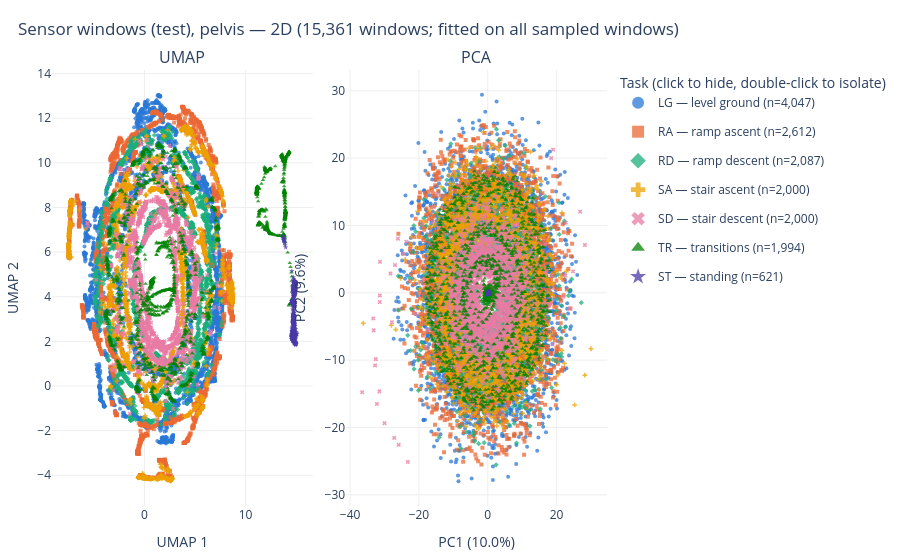
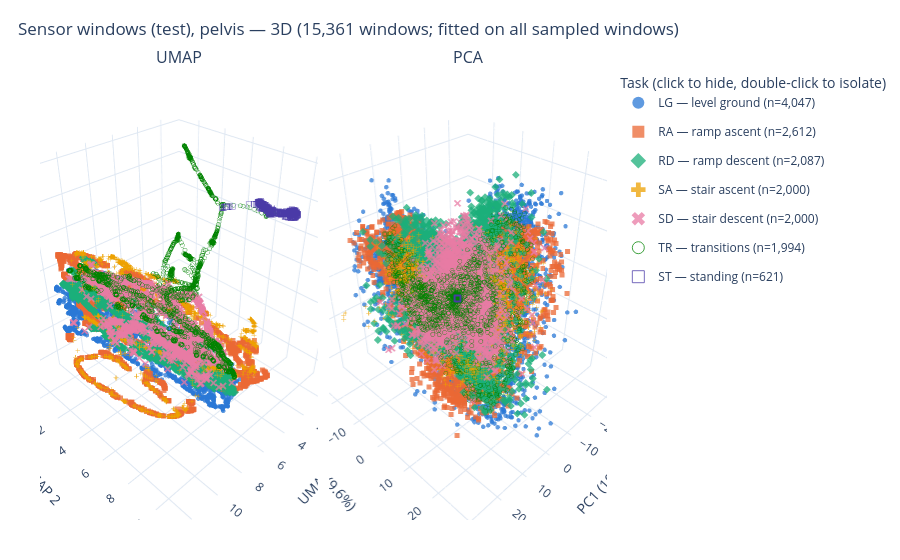
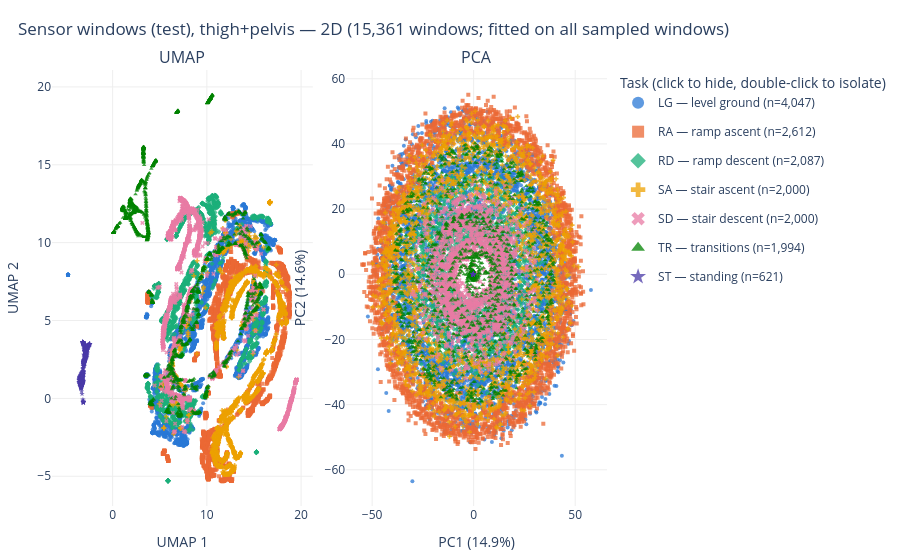
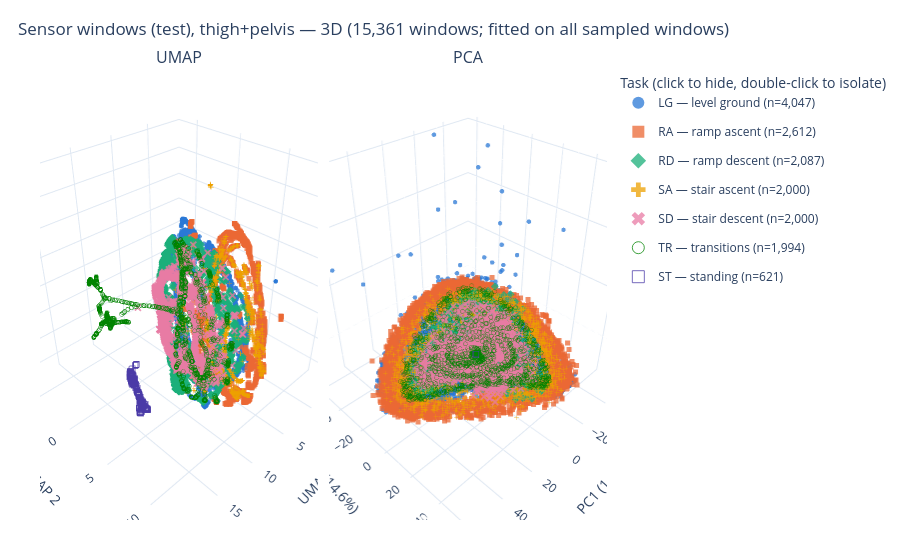

Notebook cell for these charts, in order:
### Markdown cell above
## Variant: does the pelvis IMU add task structure?

The raw trials carry a seventh sensor the processed set leaves out: a pelvis-mounted IMU
(`pelvis_accel_xyz`, `pelvis_gyro_xyz`, six channels in `exo.csv`). Adding it to the model input
is not free: few public gait datasets carry a pelvis IMU at the same placement, so every channel
added here narrows the datasets a trained model can later be checked against. Before paying that,
look at the raw data alone: does the pelvis IMU change how the seven tasks sit relative to one another?

Three channel sets are built from **the same sampled windows** (same rows, same order):

| set | channels | standardization |
|---|---|---|
| `thigh` | the processed 16: hip encoder angle + velocity and thigh IMU, both legs | the set's scaler (LG/RA/RD training windows) |
| `pelvis` | the 6 pelvis IMU channels, sliced from the raw trials at the same `end_idx` | mean/std over the same LG/RA/RD training trials |
| `thigh+pelvis` | all 22 | both |

Each set is flattened, reduced to 50 principal components and embedded exactly as above. The
`thigh` views are the figures higher up; the two new sets get their own maps below.

Looking is not enough to say "worth adding", so one number accompanies the maps: **k-NN task accuracy**
(k = 15) in the 50-PC space, and in the UMAP embeddings for reference. Windows from one trial overlap by
95 % and would label their own neighbours under a random split, so whole recordings are held out, in two ways:

- *participant held out*: one fold per test participant, the stricter question (does the structure carry
  across people?). Standing and transitions were recorded by one test participant only, so they cannot be
  scored this way (recall NaN) and they pull the plain accuracy down for every set alike.
- *trial held out*: five folds of whole trials. Transitions (five trials) are scored here; standing is a
  single trial in the test split, so it stays unscored under both schemes and its 621 windows count only
  as a distractor the other tasks must not be confused with.

The PCA-space columns are the ones to read; UMAP is stochastic and its silhouettes reward the tight strands
it draws. A set whose accuracy and per-task recall do not move has added channels without adding task
structure in the raw space; that does not rule out a learned model finding something, but it is the cheap check.

### Code cell
from _umap_exploration import sensor_window_sets, separability, FEATURE_SETS
sets = sensor_window_sets(SPLIT, tuple(FEATURE_SETS), max_points=MAX_POINTS, seed=VIEW_SEED)
assert np.array_equal(sets['thigh']['source_index'], windows['source_index']), 'the variant must reuse the rows plotted above'
for name, s in sets.items():
    print(f"{name:13s} {len(s['channels']):2d} channels; 50 PCs keep {s['explained']:.1%} of the flattened-window variance")
if sets['thigh']['dropped']:
    print(f"{sets['thigh']['dropped']} windows dropped from every set: NaN in their pelvis channels")
variant_views = {}
for name in ('pelvis', 'thigh+pelvis'):
    s = sets[name]
    variant_views[name] = feature_views(s['features'], s['meta'], np.arange(len(s['meta'])),
                                        dims=VIEW_DIMS, projections=PROJECTIONS,
                                        title=f'Sensor windows ({SPLIT}), {name}',
                                        cache_key=f"sensor_{SPLIT}_{name.replace('+', '_')}", seed=VIEW_SEED,
                                        max_points=None, save_html=SAVE_HTML, fitted_on='all sampled windows',
                                        pca_variance_scale=s['explained'])

### Figure 1 — Plotly figure (JSON) as saved in the notebook; plotly's stock layout.template omitted (floating-point values rounded to 4 significant figures; data arrays with more than 128 entries replaced by an {"elided": "..."} marker saying what was removed)
{"data": [{"hovertemplate": "%{text}<extra>LG — level ground (n=4,047)</extra>", "legendgroup": "LG", "marker": {"color": "#2a78d6", "line": {"width": 0}, "opacity": 0.75, "size": 4, "symbol": "circle"}, "mode": "markers", "name": "LG — level ground (n=4,047)", "showlegend": true, "text": {"elided": "4047 str values"}, "type": "scatter", "visible": true, "x": {"elided": "4047 float values"}, "xaxis": "x", "y": {"elided": "4047 float values"}, "yaxis": "y"}, {"hovertemplate": "%{text}<extra>RA — ramp ascent (n=2,612)</extra>", "legendgroup": "RA", "marker": {"color": "#eb6834", "line": {"width": 0}, "opacity": 0.75, "size": 4, "symbol": "square"}, "mode": "markers", "name": "RA — ramp ascent (n=2,612)", "showlegend": true, "text": {"elided": "2612 str values"}, "type": "scatter", "visible": true, "x": {"elided": "2612 float values"}, "xaxis": "x", "y": {"elided": "2612 float values"}, "yaxis": "y"}, {"hovertemplate": "%{text}<extra>RD — ramp descent (n=2,087)</extra>", "legendgroup": "RD", "marker": {"color": "#1baf7a", "line": {"width": 0}, "opacity": 0.75, "size": 4, "symbol": "diamond"}, "mode": "markers", "name": "RD — ramp descent (n=2,087)", "showlegend": true, "text": {"elided": "2087 str values"}, "type": "scatter", "visible": true, "x": {"elided": "2087 float values"}, "xaxis": "x", "y": {"elided": "2087 float values"}, "yaxis": "y"}, {"hovertemplate": "%{text}<extra>SA — stair ascent (n=2,000)</extra>", "legendgroup": "SA", "marker": {"color": "#eda100", "line": {"width": 0}, "opacity": 0.75, "size": 4, "symbol": "cross"}, "mode": "markers", "name": "SA — stair ascent (n=2,000)", "showlegend": true, "text": {"elided": "2000 str values"}, "type": "scatter", "visible": true, "x": {"elided": "2000 float values"}, "xaxis": "x", "y": {"elided": "2000 float values"}, "yaxis": "y"}, {"hovertemplate": "%{text}<extra>SD — stair descent (n=2,000)</extra>", "legendgroup": "SD", "marker": {"color": "#e87ba4", "line": {"width": 0}, "opacity": 0.75, "size": 4, "symbol": "x"}, "mode": "markers", "name": "SD — stair descent (n=2,000)", "showlegend": true, "text": {"elided": "2000 str values"}, "type": "scatter", "visible": true, "x": {"elided": "2000 float values"}, "xaxis": "x", "y": {"elided": "2000 float values"}, "yaxis": "y"}, {"hovertemplate": "%{text}<extra>TR — transitions (n=1,994)</extra>", "legendgroup": "TR", "marker": {"color": "#008300", "line": {"width": 0}, "opacity": 0.75, "size": 4, "symbol": "triangle-up"}, "mode": "markers", "name": "TR — transitions (n=1,994)", "showlegend": true, "text": {"elided": "1994 str values"}, "type": "scatter", "visible": true, "x": {"elided": "1994 float values"}, "xaxis": "x", "y": {"elided": "1994 float values"}, "yaxis": "y"}, {"hovertemplate": "%{text}<extra>ST — standing (n=621)</extra>", "legendgroup": "ST", "marker": {"color": "#4a3aa7", "line": {"width": 0}, "opacity": 0.75, "size": 4, "symbol": "star"}, "mode": "markers", "name": "ST — standing (n=621)", "showlegend": true, "text": {"elided": "621 str values"}, "type": "scatter", "visible": true, "x": {"elided": "621 float values"}, "xaxis": "x", "y": {"elided": "621 float values"}, "yaxis": "y"}, {"hovertemplate": "%{text}<extra>LG — level ground (n=4,047)</extra>", "legendgroup": "LG", "marker": {"color": "#2a78d6", "line": {"width": 0}, "opacity": 0.75, "size": 4, "symbol": "circle"}, "mode": "markers", "name": "LG — level ground (n=4,047)", "showlegend": false, "text": {"elided": "4047 str values"}, "type": "scatter", "visible": true, "x": {"elided": "4047 float values"}, "xaxis": "x2", "y": {"elided": "4047 float values"}, "yaxis": "y2"}, {"hovertemplate": "%{text}<extra>RA — ramp ascent (n=2,612)</extra>", "legendgroup": "RA", "marker": {"color": "#eb6834", "line": {"width": 0}, "opacity": 0.75, "size": 4, "symbol": "square"}, "mode": "markers", "name": "RA — ramp ascent (n=2,612)", "showlegend": false, "text": {"elided": "2612 str values"}, "type": "scatter", "visible": true, "x": {"elided": "2612 float values"}, "xaxis": "x2", "y": {"elided": "2612 float values"}, "yaxis": "y2"}, {"hovertemplate": "%{text}<extra>RD — ramp descent (n=2,087)</extra>", "legendgroup": "RD", "marker": {"color": "#1baf7a", "line": {"width": 0}, "opacity": 0.75, "size": 4, "symbol": "diamond"}, "mode": "markers", "name": "RD — ramp descent (n=2,087)", "showlegend": false, "text": {"elided": "2087 str values"}, "type": "scatter", "visible": true, "x": {"elided": "2087 float values"}, "xaxis": "x2", "y": {"elided": "2087 float values"}, "yaxis": "y2"}, {"hovertemplate": "%{text}<extra>SA — stair ascent (n=2,000)</extra>", "legendgroup": "SA", "marker": {"color": "#eda100", "line": {"width": 0}, "opacity": 0.75, "size": 4, "symbol": "cross"}, "mode": "markers", "name": "SA — stair ascent (n=2,000)", "showlegend": false, "text": {"elided": "2000 str values"}, "type": "scatter", "visible": true, "x": {"elided": "2000 float values"}, "xaxis": "x2", "y": {"elided": "2000 float values"}, "yaxis": "y2"}, {"hovertemplate": "%{text}<extra>SD — stair descent (n=2,000)</extra>", "legendgroup": "SD", "marker": {"color": "#e87ba4", "line": {"width": 0}, "opacity": 0.75, "size": 4, "symbol": "x"}, "mode": "markers", "name": "SD — stair descent (n=2,000)", "showlegend": false, "text": {"elided": "2000 str values"}, "type": "scatter", "visible": true, "x": {"elided": "2000 float values"}, "xaxis": "x2", "y": {"elided": "2000 float values"}, "yaxis": "y2"}, {"hovertemplate": "%{text}<extra>TR — transitions (n=1,994)</extra>", "legendgroup": "TR", "marker": {"color": "#008300", "line": {"width": 0}, "opacity": 0.75, "size": 4, "symbol": "triangle-up"}, "mode": "markers", "name": "TR — transitions (n=1,994)", "showlegend": false, "text": {"elided": "1994 str values"}, "type": "scatter", "visible": true, "x": {"elided": "1994 float values"}, "xaxis": "x2", "y": {"elided": "1994 float values"}, "yaxis": "y2"}, {"hovertemplate": "%{text}<extra>ST — standing (n=621)</extra>", "legendgroup": "ST", "marker": {"color": "#4a3aa7", "line": {"width": 0}, "opacity": 0.75, "size": 4, "symbol": "star"}, "mode": "markers", "name": "ST — standing (n=621)", "showlegend": false, "text": {"elided": "621 str values"}, "type": "scatter", "visible": true, "x": {"elided": "621 float values"}, "xaxis": "x2", "y": {"elided": "621 float values"}, "yaxis": "y2"}], "layout": {"annotations": [{"font": {"size": 16}, "showarrow": false, "text": "UMAP", "x": 0.235, "xanchor": "center", "xref": "paper", "y": 1, "yanchor": "bottom", "yref": "paper"}, {"font": {"size": 16}, "showarrow": false, "text": "PCA", "x": 0.765, "xanchor": "center", "xref": "paper", "y": 1, "yanchor": "bottom", "yref": "paper"}], "dragmode": "pan", "height": 560, "hovermode": "closest", "legend": {"itemsizing": "constant", "title": {"text": "Task (click to hide, double-click to isolate)"}}, "margin": {"b": 40, "l": 40, "r": 20, "t": 70}, "showlegend": true, "title": {"text": "Sensor windows (test), pelvis — 2D (15,361 windows; fitted on all sampled windows)", "x": 0.02}, "xaxis": {"anchor": "y", "domain": [0, 0.47], "gridcolor": "#eeeeee", "title": {"text": "UMAP 1"}, "zeroline": false}, "xaxis2": {"anchor": "y2", "domain": [0.53, 1], "gridcolor": "#eeeeee", "title": {"text": "PC1 (10.0%)"}, "zeroline": false}, "yaxis": {"anchor": "x", "domain": [0, 1], "gridcolor": "#eeeeee", "title": {"text": "UMAP 2"}, "zeroline": false}, "yaxis2": {"anchor": "x2", "domain": [0, 1], "gridcolor": "#eeeeee", "title": {"text": "PC2 (9.6%)"}, "zeroline": false}}}

### Figure 2 — Plotly figure (JSON) as saved in the notebook; plotly's stock layout.template omitted (floating-point values rounded to 4 significant figures; data arrays with more than 128 entries replaced by an {"elided": "..."} marker saying what was removed)
{"data": [{"hovertemplate": "%{text}<extra>LG — level ground (n=4,047)</extra>", "legendgroup": "LG", "marker": {"color": "#2a78d6", "opacity": 0.75, "size": 2.6, "symbol": "circle"}, "mode": "markers", "name": "LG — level ground (n=4,047)", "scene": "scene", "showlegend": true, "text": {"elided": "4047 str values"}, "type": "scatter3d", "visible": true, "x": {"elided": "4047 float values"}, "y": {"elided": "4047 float values"}, "z": {"elided": "4047 float values"}}, {"hovertemplate": "%{text}<extra>RA — ramp ascent (n=2,612)</extra>", "legendgroup": "RA", "marker": {"color": "#eb6834", "opacity": 0.75, "size": 2.6, "symbol": "square"}, "mode": "markers", "name": "RA — ramp ascent (n=2,612)", "scene": "scene", "showlegend": true, "text": {"elided": "2612 str values"}, "type": "scatter3d", "visible": true, "x": {"elided": "2612 float values"}, "y": {"elided": "2612 float values"}, "z": {"elided": "2612 float values"}}, {"hovertemplate": "%{text}<extra>RD — ramp descent (n=2,087)</extra>", "legendgroup": "RD", "marker": {"color": "#1baf7a", "opacity": 0.75, "size": 2.6, "symbol": "diamond"}, "mode": "markers", "name": "RD — ramp descent (n=2,087)", "scene": "scene", "showlegend": true, "text": {"elided": "2087 str values"}, "type": "scatter3d", "visible": true, "x": {"elided": "2087 float values"}, "y": {"elided": "2087 float values"}, "z": {"elided": "2087 float values"}}, {"hovertemplate": "%{text}<extra>SA — stair ascent (n=2,000)</extra>", "legendgroup": "SA", "marker": {"color": "#eda100", "opacity": 0.75, "size": 2.6, "symbol": "cross"}, "mode": "markers", "name": "SA — stair ascent (n=2,000)", "scene": "scene", "showlegend": true, "text": {"elided": "2000 str values"}, "type": "scatter3d", "visible": true, "x": {"elided": "2000 float values"}, "y": {"elided": "2000 float values"}, "z": {"elided": "2000 float values"}}, {"hovertemplate": "%{text}<extra>SD — stair descent (n=2,000)</extra>", "legendgroup": "SD", "marker": {"color": "#e87ba4", "opacity": 0.75, "size": 2.6, "symbol": "x"}, "mode": "markers", "name": "SD — stair descent (n=2,000)", "scene": "scene", "showlegend": true, "text": {"elided": "2000 str values"}, "type": "scatter3d", "visible": true, "x": {"elided": "2000 float values"}, "y": {"elided": "2000 float values"}, "z": {"elided": "2000 float values"}}, {"hovertemplate": "%{text}<extra>TR — transitions (n=1,994)</extra>", "legendgroup": "TR", "marker": {"color": "#008300", "opacity": 0.75, "size": 2.6, "symbol": "circle-open"}, "mode": "markers", "name": "TR — transitions (n=1,994)", "scene": "scene", "showlegend": true, "text": {"elided": "1994 str values"}, "type": "scatter3d", "visible": true, "x": {"elided": "1994 float values"}, "y": {"elided": "1994 float values"}, "z": {"elided": "1994 float values"}}, {"hovertemplate": "%{text}<extra>ST — standing (n=621)</extra>", "legendgroup": "ST", "marker": {"color": "#4a3aa7", "opacity": 0.75, "size": 2.6, "symbol": "square-open"}, "mode": "markers", "name": "ST — standing (n=621)", "scene": "scene", "showlegend": true, "text": {"elided": "621 str values"}, "type": "scatter3d", "visible": true, "x": {"elided": "621 float values"}, "y": {"elided": "621 float values"}, "z": {"elided": "621 float values"}}, {"hovertemplate": "%{text}<extra>LG — level ground (n=4,047)</extra>", "legendgroup": "LG", "marker": {"color": "#2a78d6", "opacity": 0.75, "size": 2.6, "symbol": "circle"}, "mode": "markers", "name": "LG — level ground (n=4,047)", "scene": "scene2", "showlegend": false, "text": {"elided": "4047 str values"}, "type": "scatter3d", "visible": true, "x": {"elided": "4047 float values"}, "y": {"elided": "4047 float values"}, "z": {"elided": "4047 float values"}}, {"hovertemplate": "%{text}<extra>RA — ramp ascent (n=2,612)</extra>", "legendgroup": "RA", "marker": {"color": "#eb6834", "opacity": 0.75, "size": 2.6, "symbol": "square"}, "mode": "markers", "name": "RA — ramp ascent (n=2,612)", "scene": "scene2", "showlegend": false, "text": {"elided": "2612 str values"}, "type": "scatter3d", "visible": true, "x": {"elided": "2612 float values"}, "y": {"elided": "2612 float values"}, "z": {"elided": "2612 float values"}}, {"hovertemplate": "%{text}<extra>RD — ramp descent (n=2,087)</extra>", "legendgroup": "RD", "marker": {"color": "#1baf7a", "opacity": 0.75, "size": 2.6, "symbol": "diamond"}, "mode": "markers", "name": "RD — ramp descent (n=2,087)", "scene": "scene2", "showlegend": false, "text": {"elided": "2087 str values"}, "type": "scatter3d", "visible": true, "x": {"elided": "2087 float values"}, "y": {"elided": "2087 float values"}, "z": {"elided": "2087 float values"}}, {"hovertemplate": "%{text}<extra>SA — stair ascent (n=2,000)</extra>", "legendgroup": "SA", "marker": {"color": "#eda100", "opacity": 0.75, "size": 2.6, "symbol": "cross"}, "mode": "markers", "name": "SA — stair ascent (n=2,000)", "scene": "scene2", "showlegend": false, "text": {"elided": "2000 str values"}, "type": "scatter3d", "visible": true, "x": {"elided": "2000 float values"}, "y": {"elided": "2000 float values"}, "z": {"elided": "2000 float values"}}, {"hovertemplate": "%{text}<extra>SD — stair descent (n=2,000)</extra>", "legendgroup": "SD", "marker": {"color": "#e87ba4", "opacity": 0.75, "size": 2.6, "symbol": "x"}, "mode": "markers", "name": "SD — stair descent (n=2,000)", "scene": "scene2", "showlegend": false, "text": {"elided": "2000 str values"}, "type": "scatter3d", "visible": true, "x": {"elided": "2000 float values"}, "y": {"elided": "2000 float values"}, "z": {"elided": "2000 float values"}}, {"hovertemplate": "%{text}<extra>TR — transitions (n=1,994)</extra>", "legendgroup": "TR", "marker": {"color": "#008300", "opacity": 0.75, "size": 2.6, "symbol": "circle-open"}, "mode": "markers", "name": "TR — transitions (n=1,994)", "scene": "scene2", "showlegend": false, "text": {"elided": "1994 str values"}, "type": "scatter3d", "visible": true, "x": {"elided": "1994 float values"}, "y": {"elided": "1994 float values"}, "z": {"elided": "1994 float values"}}, {"hovertemplate": "%{text}<extra>ST — standing (n=621)</extra>", "legendgroup": "ST", "marker": {"color": "#4a3aa7", "opacity": 0.75, "size": 2.6, "symbol": "square-open"}, "mode": "markers", "name": "ST — standing (n=621)", "scene": "scene2", "showlegend": false, "text": {"elided": "621 str values"}, "type": "scatter3d", "visible": true, "x": {"elided": "621 float values"}, "y": {"elided": "621 float values"}, "z": {"elided": "621 float values"}}], "layout": {"annotations": [{"font": {"size": 16}, "showarrow": false, "text": "UMAP", "x": 0.245, "xanchor": "center", "xref": "paper", "y": 1, "yanchor": "bottom", "yref": "paper"}, {"font": {"size": 16}, "showarrow": false, "text": "PCA", "x": 0.755, "xanchor": "center", "xref": "paper", "y": 1, "yanchor": "bottom", "yref": "paper"}], "height": 560, "hovermode": "closest", "legend": {"itemsizing": "constant", "title": {"text": "Task (click to hide, double-click to isolate)"}}, "margin": {"b": 40, "l": 40, "r": 20, "t": 70}, "scene": {"aspectmode": "cube", "domain": {"x": [0, 0.49], "y": [0, 1]}, "dragmode": "turntable", "xaxis": {"title": {"text": "UMAP 1"}}, "yaxis": {"title": {"text": "UMAP 2"}}, "zaxis": {"title": {"text": "UMAP 3"}}}, "scene2": {"aspectmode": "cube", "domain": {"x": [0.51, 1], "y": [0, 1]}, "dragmode": "turntable", "xaxis": {"title": {"text": "PC1 (10.0%)"}}, "yaxis": {"title": {"text": "PC2 (9.6%)"}}, "zaxis": {"title": {"text": "PC3 (7.9%)"}}}, "showlegend": true, "title": {"text": "Sensor windows (test), pelvis — 3D (15,361 windows; fitted on all sampled windows)", "x": 0.02}}}

### Figure 3 — Plotly figure (JSON) as saved in the notebook; plotly's stock layout.template omitted (floating-point values rounded to 4 significant figures; data arrays with more than 128 entries replaced by an {"elided": "..."} marker saying what was removed)
{"data": [{"hovertemplate": "%{text}<extra>LG — level ground (n=4,047)</extra>", "legendgroup": "LG", "marker": {"color": "#2a78d6", "line": {"width": 0}, "opacity": 0.75, "size": 4, "symbol": "circle"}, "mode": "markers", "name": "LG — level ground (n=4,047)", "showlegend": true, "text": {"elided": "4047 str values"}, "type": "scatter", "visible": true, "x": {"elided": "4047 float values"}, "xaxis": "x", "y": {"elided": "4047 float values"}, "yaxis": "y"}, {"hovertemplate": "%{text}<extra>RA — ramp ascent (n=2,612)</extra>", "legendgroup": "RA", "marker": {"color": "#eb6834", "line": {"width": 0}, "opacity": 0.75, "size": 4, "symbol": "square"}, "mode": "markers", "name": "RA — ramp ascent (n=2,612)", "showlegend": true, "text": {"elided": "2612 str values"}, "type": "scatter", "visible": true, "x": {"elided": "2612 float values"}, "xaxis": "x", "y": {"elided": "2612 float values"}, "yaxis": "y"}, {"hovertemplate": "%{text}<extra>RD — ramp descent (n=2,087)</extra>", "legendgroup": "RD", "marker": {"color": "#1baf7a", "line": {"width": 0}, "opacity": 0.75, "size": 4, "symbol": "diamond"}, "mode": "markers", "name": "RD — ramp descent (n=2,087)", "showlegend": true, "text": {"elided": "2087 str values"}, "type": "scatter", "visible": true, "x": {"elided": "2087 float values"}, "xaxis": "x", "y": {"elided": "2087 float values"}, "yaxis": "y"}, {"hovertemplate": "%{text}<extra>SA — stair ascent (n=2,000)</extra>", "legendgroup": "SA", "marker": {"color": "#eda100", "line": {"width": 0}, "opacity": 0.75, "size": 4, "symbol": "cross"}, "mode": "markers", "name": "SA — stair ascent (n=2,000)", "showlegend": true, "text": {"elided": "2000 str values"}, "type": "scatter", "visible": true, "x": {"elided": "2000 float values"}, "xaxis": "x", "y": {"elided": "2000 float values"}, "yaxis": "y"}, {"hovertemplate": "%{text}<extra>SD — stair descent (n=2,000)</extra>", "legendgroup": "SD", "marker": {"color": "#e87ba4", "line": {"width": 0}, "opacity": 0.75, "size": 4, "symbol": "x"}, "mode": "markers", "name": "SD — stair descent (n=2,000)", "showlegend": true, "text": {"elided": "2000 str values"}, "type": "scatter", "visible": true, "x": {"elided": "2000 float values"}, "xaxis": "x", "y": {"elided": "2000 float values"}, "yaxis": "y"}, {"hovertemplate": "%{text}<extra>TR — transitions (n=1,994)</extra>", "legendgroup": "TR", "marker": {"color": "#008300", "line": {"width": 0}, "opacity": 0.75, "size": 4, "symbol": "triangle-up"}, "mode": "markers", "name": "TR — transitions (n=1,994)", "showlegend": true, "text": {"elided": "1994 str values"}, "type": "scatter", "visible": true, "x": {"elided": "1994 float values"}, "xaxis": "x", "y": {"elided": "1994 float values"}, "yaxis": "y"}, {"hovertemplate": "%{text}<extra>ST — standing (n=621)</extra>", "legendgroup": "ST", "marker": {"color": "#4a3aa7", "line": {"width": 0}, "opacity": 0.75, "size": 4, "symbol": "star"}, "mode": "markers", "name": "ST — standing (n=621)", "showlegend": true, "text": {"elided": "621 str values"}, "type": "scatter", "visible": true, "x": {"elided": "621 float values"}, "xaxis": "x", "y": {"elided": "621 float values"}, "yaxis": "y"}, {"hovertemplate": "%{text}<extra>LG — level ground (n=4,047)</extra>", "legendgroup": "LG", "marker": {"color": "#2a78d6", "line": {"width": 0}, "opacity": 0.75, "size": 4, "symbol": "circle"}, "mode": "markers", "name": "LG — level ground (n=4,047)", "showlegend": false, "text": {"elided": "4047 str values"}, "type": "scatter", "visible": true, "x": {"elided": "4047 float values"}, "xaxis": "x2", "y": {"elided": "4047 float values"}, "yaxis": "y2"}, {"hovertemplate": "%{text}<extra>RA — ramp ascent (n=2,612)</extra>", "legendgroup": "RA", "marker": {"color": "#eb6834", "line": {"width": 0}, "opacity": 0.75, "size": 4, "symbol": "square"}, "mode": "markers", "name": "RA — ramp ascent (n=2,612)", "showlegend": false, "text": {"elided": "2612 str values"}, "type": "scatter", "visible": true, "x": {"elided": "2612 float values"}, "xaxis": "x2", "y": {"elided": "2612 float values"}, "yaxis": "y2"}, {"hovertemplate": "%{text}<extra>RD — ramp descent (n=2,087)</extra>", "legendgroup": "RD", "marker": {"color": "#1baf7a", "line": {"width": 0}, "opacity": 0.75, "size": 4, "symbol": "diamond"}, "mode": "markers", "name": "RD — ramp descent (n=2,087)", "showlegend": false, "text": {"elided": "2087 str values"}, "type": "scatter", "visible": true, "x": {"elided": "2087 float values"}, "xaxis": "x2", "y": {"elided": "2087 float values"}, "yaxis": "y2"}, {"hovertemplate": "%{text}<extra>SA — stair ascent (n=2,000)</extra>", "legendgroup": "SA", "marker": {"color": "#eda100", "line": {"width": 0}, "opacity": 0.75, "size": 4, "symbol": "cross"}, "mode": "markers", "name": "SA — stair ascent (n=2,000)", "showlegend": false, "text": {"elided": "2000 str values"}, "type": "scatter", "visible": true, "x": {"elided": "2000 float values"}, "xaxis": "x2", "y": {"elided": "2000 float values"}, "yaxis": "y2"}, {"hovertemplate": "%{text}<extra>SD — stair descent (n=2,000)</extra>", "legendgroup": "SD", "marker": {"color": "#e87ba4", "line": {"width": 0}, "opacity": 0.75, "size": 4, "symbol": "x"}, "mode": "markers", "name": "SD — stair descent (n=2,000)", "showlegend": false, "text": {"elided": "2000 str values"}, "type": "scatter", "visible": true, "x": {"elided": "2000 float values"}, "xaxis": "x2", "y": {"elided": "2000 float values"}, "yaxis": "y2"}, {"hovertemplate": "%{text}<extra>TR — transitions (n=1,994)</extra>", "legendgroup": "TR", "marker": {"color": "#008300", "line": {"width": 0}, "opacity": 0.75, "size": 4, "symbol": "triangle-up"}, "mode": "markers", "name": "TR — transitions (n=1,994)", "showlegend": false, "text": {"elided": "1994 str values"}, "type": "scatter", "visible": true, "x": {"elided": "1994 float values"}, "xaxis": "x2", "y": {"elided": "1994 float values"}, "yaxis": "y2"}, {"hovertemplate": "%{text}<extra>ST — standing (n=621)</extra>", "legendgroup": "ST", "marker": {"color": "#4a3aa7", "line": {"width": 0}, "opacity": 0.75, "size": 4, "symbol": "star"}, "mode": "markers", "name": "ST — standing (n=621)", "showlegend": false, "text": {"elided": "621 str values"}, "type": "scatter", "visible": true, "x": {"elided": "621 float values"}, "xaxis": "x2", "y": {"elided": "621 float values"}, "yaxis": "y2"}], "layout": {"annotations": [{"font": {"size": 16}, "showarrow": false, "text": "UMAP", "x": 0.235, "xanchor": "center", "xref": "paper", "y": 1, "yanchor": "bottom", "yref": "paper"}, {"font": {"size": 16}, "showarrow": false, "text": "PCA", "x": 0.765, "xanchor": "center", "xref": "paper", "y": 1, "yanchor": "bottom", "yref": "paper"}], "dragmode": "pan", "height": 560, "hovermode": "closest", "legend": {"itemsizing": "constant", "title": {"text": "Task (click to hide, double-click to isolate)"}}, "margin": {"b": 40, "l": 40, "r": 20, "t": 70}, "showlegend": true, "title": {"text": "Sensor windows (test), thigh+pelvis — 2D (15,361 windows; fitted on all sampled windows)", "x": 0.02}, "xaxis": {"anchor": "y", "domain": [0, 0.47], "gridcolor": "#eeeeee", "title": {"text": "UMAP 1"}, "zeroline": false}, "xaxis2": {"anchor": "y2", "domain": [0.53, 1], "gridcolor": "#eeeeee", "title": {"text": "PC1 (14.9%)"}, "zeroline": false}, "yaxis": {"anchor": "x", "domain": [0, 1], "gridcolor": "#eeeeee", "title": {"text": "UMAP 2"}, "zeroline": false}, "yaxis2": {"anchor": "x2", "domain": [0, 1], "gridcolor": "#eeeeee", "title": {"text": "PC2 (14.6%)"}, "zeroline": false}}}

### Figure 4 — Plotly figure (JSON) as saved in the notebook; plotly's stock layout.template omitted (floating-point values rounded to 4 significant figures; data arrays with more than 128 entries replaced by an {"elided": "..."} marker saying what was removed)
{"data": [{"hovertemplate": "%{text}<extra>LG — level ground (n=4,047)</extra>", "legendgroup": "LG", "marker": {"color": "#2a78d6", "opacity": 0.75, "size": 2.6, "symbol": "circle"}, "mode": "markers", "name": "LG — level ground (n=4,047)", "scene": "scene", "showlegend": true, "text": {"elided": "4047 str values"}, "type": "scatter3d", "visible": true, "x": {"elided": "4047 float values"}, "y": {"elided": "4047 float values"}, "z": {"elided": "4047 float values"}}, {"hovertemplate": "%{text}<extra>RA — ramp ascent (n=2,612)</extra>", "legendgroup": "RA", "marker": {"color": "#eb6834", "opacity": 0.75, "size": 2.6, "symbol": "square"}, "mode": "markers", "name": "RA — ramp ascent (n=2,612)", "scene": "scene", "showlegend": true, "text": {"elided": "2612 str values"}, "type": "scatter3d", "visible": true, "x": {"elided": "2612 float values"}, "y": {"elided": "2612 float values"}, "z": {"elided": "2612 float values"}}, {"hovertemplate": "%{text}<extra>RD — ramp descent (n=2,087)</extra>", "legendgroup": "RD", "marker": {"color": "#1baf7a", "opacity": 0.75, "size": 2.6, "symbol": "diamond"}, "mode": "markers", "name": "RD — ramp descent (n=2,087)", "scene": "scene", "showlegend": true, "text": {"elided": "2087 str values"}, "type": "scatter3d", "visible": true, "x": {"elided": "2087 float values"}, "y": {"elided": "2087 float values"}, "z": {"elided": "2087 float values"}}, {"hovertemplate": "%{text}<extra>SA — stair ascent (n=2,000)</extra>", "legendgroup": "SA", "marker": {"color": "#eda100", "opacity": 0.75, "size": 2.6, "symbol": "cross"}, "mode": "markers", "name": "SA — stair ascent (n=2,000)", "scene": "scene", "showlegend": true, "text": {"elided": "2000 str values"}, "type": "scatter3d", "visible": true, "x": {"elided": "2000 float values"}, "y": {"elided": "2000 float values"}, "z": {"elided": "2000 float values"}}, {"hovertemplate": "%{text}<extra>SD — stair descent (n=2,000)</extra>", "legendgroup": "SD", "marker": {"color": "#e87ba4", "opacity": 0.75, "size": 2.6, "symbol": "x"}, "mode": "markers", "name": "SD — stair descent (n=2,000)", "scene": "scene", "showlegend": true, "text": {"elided": "2000 str values"}, "type": "scatter3d", "visible": true, "x": {"elided": "2000 float values"}, "y": {"elided": "2000 float values"}, "z": {"elided": "2000 float values"}}, {"hovertemplate": "%{text}<extra>TR — transitions (n=1,994)</extra>", "legendgroup": "TR", "marker": {"color": "#008300", "opacity": 0.75, "size": 2.6, "symbol": "circle-open"}, "mode": "markers", "name": "TR — transitions (n=1,994)", "scene": "scene", "showlegend": true, "text": {"elided": "1994 str values"}, "type": "scatter3d", "visible": true, "x": {"elided": "1994 float values"}, "y": {"elided": "1994 float values"}, "z": {"elided": "1994 float values"}}, {"hovertemplate": "%{text}<extra>ST — standing (n=621)</extra>", "legendgroup": "ST", "marker": {"color": "#4a3aa7", "opacity": 0.75, "size": 2.6, "symbol": "square-open"}, "mode": "markers", "name": "ST — standing (n=621)", "scene": "scene", "showlegend": true, "text": {"elided": "621 str values"}, "type": "scatter3d", "visible": true, "x": {"elided": "621 float values"}, "y": {"elided": "621 float values"}, "z": {"elided": "621 float values"}}, {"hovertemplate": "%{text}<extra>LG — level ground (n=4,047)</extra>", "legendgroup": "LG", "marker": {"color": "#2a78d6", "opacity": 0.75, "size": 2.6, "symbol": "circle"}, "mode": "markers", "name": "LG — level ground (n=4,047)", "scene": "scene2", "showlegend": false, "text": {"elided": "4047 str values"}, "type": "scatter3d", "visible": true, "x": {"elided": "4047 float values"}, "y": {"elided": "4047 float values"}, "z": {"elided": "4047 float values"}}, {"hovertemplate": "%{text}<extra>RA — ramp ascent (n=2,612)</extra>", "legendgroup": "RA", "marker": {"color": "#eb6834", "opacity": 0.75, "size": 2.6, "symbol": "square"}, "mode": "markers", "name": "RA — ramp ascent (n=2,612)", "scene": "scene2", "showlegend": false, "text": {"elided": "2612 str values"}, "type": "scatter3d", "visible": true, "x": {"elided": "2612 float values"}, "y": {"elided": "2612 float values"}, "z": {"elided": "2612 float values"}}, {"hovertemplate": "%{text}<extra>RD — ramp descent (n=2,087)</extra>", "legendgroup": "RD", "marker": {"color": "#1baf7a", "opacity": 0.75, "size": 2.6, "symbol": "diamond"}, "mode": "markers", "name": "RD — ramp descent (n=2,087)", "scene": "scene2", "showlegend": false, "text": {"elided": "2087 str values"}, "type": "scatter3d", "visible": true, "x": {"elided": "2087 float values"}, "y": {"elided": "2087 float values"}, "z": {"elided": "2087 float values"}}, {"hovertemplate": "%{text}<extra>SA — stair ascent (n=2,000)</extra>", "legendgroup": "SA", "marker": {"color": "#eda100", "opacity": 0.75, "size": 2.6, "symbol": "cross"}, "mode": "markers", "name": "SA — stair ascent (n=2,000)", "scene": "scene2", "showlegend": false, "text": {"elided": "2000 str values"}, "type": "scatter3d", "visible": true, "x": {"elided": "2000 float values"}, "y": {"elided": "2000 float values"}, "z": {"elided": "2000 float values"}}, {"hovertemplate": "%{text}<extra>SD — stair descent (n=2,000)</extra>", "legendgroup": "SD", "marker": {"color": "#e87ba4", "opacity": 0.75, "size": 2.6, "symbol": "x"}, "mode": "markers", "name": "SD — stair descent (n=2,000)", "scene": "scene2", "showlegend": false, "text": {"elided": "2000 str values"}, "type": "scatter3d", "visible": true, "x": {"elided": "2000 float values"}, "y": {"elided": "2000 float values"}, "z": {"elided": "2000 float values"}}, {"hovertemplate": "%{text}<extra>TR — transitions (n=1,994)</extra>", "legendgroup": "TR", "marker": {"color": "#008300", "opacity": 0.75, "size": 2.6, "symbol": "circle-open"}, "mode": "markers", "name": "TR — transitions (n=1,994)", "scene": "scene2", "showlegend": false, "text": {"elided": "1994 str values"}, "type": "scatter3d", "visible": true, "x": {"elided": "1994 float values"}, "y": {"elided": "1994 float values"}, "z": {"elided": "1994 float values"}}, {"hovertemplate": "%{text}<extra>ST — standing (n=621)</extra>", "legendgroup": "ST", "marker": {"color": "#4a3aa7", "opacity": 0.75, "size": 2.6, "symbol": "square-open"}, "mode": "markers", "name": "ST — standing (n=621)", "scene": "scene2", "showlegend": false, "text": {"elided": "621 str values"}, "type": "scatter3d", "visible": true, "x": {"elided": "621 float values"}, "y": {"elided": "621 float values"}, "z": {"elided": "621 float values"}}], "layout": {"annotations": [{"font": {"size": 16}, "showarrow": false, "text": "UMAP", "x": 0.245, "xanchor": "center", "xref": "paper", "y": 1, "yanchor": "bottom", "yref": "paper"}, {"font": {"size": 16}, "showarrow": false, "text": "PCA", "x": 0.755, "xanchor": "center", "xref": "paper", "y": 1, "yanchor": "bottom", "yref": "paper"}], "height": 560, "hovermode": "closest", "legend": {"itemsizing": "constant", "title": {"text": "Task (click to hide, double-click to isolate)"}}, "margin": {"b": 40, "l": 40, "r": 20, "t": 70}, "scene": {"aspectmode": "cube", "domain": {"x": [0, 0.49], "y": [0, 1]}, "dragmode": "turntable", "xaxis": {"title": {"text": "UMAP 1"}}, "yaxis": {"title": {"text": "UMAP 2"}}, "zaxis": {"title": {"text": "UMAP 3"}}}, "scene2": {"aspectmode": "cube", "domain": {"x": [0.51, 1], "y": [0, 1]}, "dragmode": "turntable", "xaxis": {"title": {"text": "PC1 (14.9%)"}}, "yaxis": {"title": {"text": "PC2 (14.6%)"}}, "zaxis": {"title": {"text": "PC3 (4.8%)"}}}, "showlegend": true, "title": {"text": "Sensor windows (test), thigh+pelvis — 3D (15,361 windows; fitted on all sampled windows)", "x": 0.02}}}
